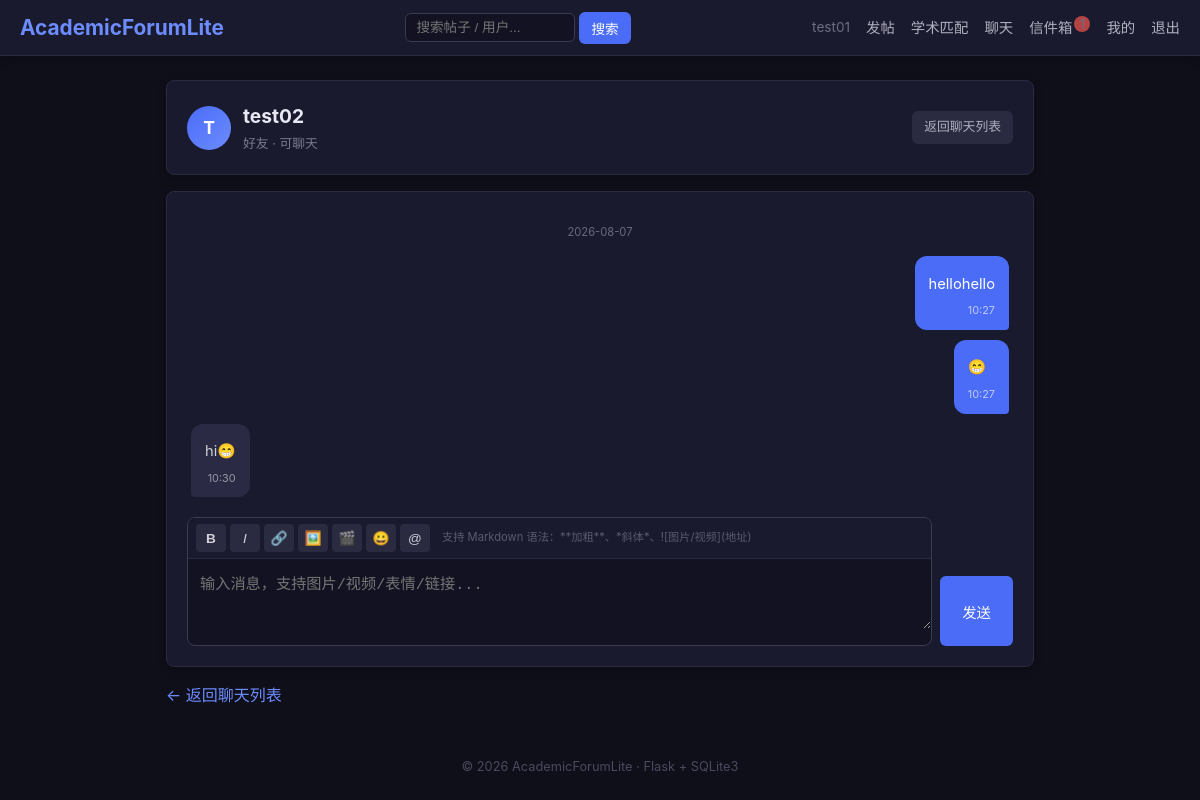
/chat/2 (signed in), run on the app's committed database.
### tables this page shows
CREATE TABLE user (
            id          INTEGER PRIMARY KEY AUTOINCREMENT,
            username    TEXT    NOT NULL UNIQUE,
            password    TEXT    NOT NULL,
            create_time TEXT    NOT NULL
        , avatar TEXT NOT NULL DEFAULT '', bio TEXT NOT NULL DEFAULT '', learning_interest TEXT NOT NULL DEFAULT '');

CREATE TABLE message (
            id          INTEGER PRIMARY KEY AUTOINCREMENT,
            msg_type    TEXT    NOT NULL DEFAULT 'private',  -- private=私信 / system=系统通知
            sender_id   INTEGER,
            receiver_id INTEGER NOT NULL,
            content     TEXT    NOT NULL,
            link        TEXT    NOT NULL DEFAULT '',
            is_read     INTEGER NOT NULL DEFAULT 0,
            create_time TEXT    NOT NULL,
            FOREIGN KEY (sender_id)   REFERENCES user(id),
            FOREIGN KEY (receiver_id) REFERENCES user(id)
        );

### app.py (the view)
@app.route("/chat/<int:user_id>")
@login_required
def chat_detail(user_id):
    db = get_db()
    other = db.execute(
        "SELECT id, username, avatar, bio FROM user WHERE id = ?", (user_id,)
    ).fetchone()
    if other is None:
        flash("用户不存在", "danger")
        return redirect(url_for("chat"))
    is_friend = _are_friends(db, session["user_id"], user_id)
    msgs = db.execute("""
        SELECT m.*, u.username AS sender_name
        FROM message m
        LEFT JOIN user u ON m.sender_id = u.id
        WHERE ((m.sender_id = ? AND m.receiver_id = ?)
               OR (m.sender_id = ? AND m.receiver_id = ?))
          AND m.msg_type = 'private'
        ORDER BY m.create_time ASC, m.id ASC
    """, (session["user_id"], user_id, user_id, session["user_id"])).fetchall()
    db.execute(
        "UPDATE message SET is_read = 1 "
        "WHERE receiver_id = ? AND sender_id = ? AND msg_type = 'private'",
        (session["user_id"], user_id)
    )
    db.commit()
    return render_template(
        "chat_detail.html", other=other, msgs=msgs,
        is_friend=is_friend, my_id=session["user_id"]
    )

### app.py (called while the page is built)
def get_db() -> sqlite3.Connection:
    if "db" not in g:
        g.db = sqlite3.connect(DB_PATH)
        g.db.row_factory = sqlite3.Row
        g.db.execute("PRAGMA foreign_keys = ON")  # 开启外键级联
    return g.db

@app.context_processor
def inject_now():
    return {"now": datetime.now}

@app.context_processor
def inject_unread():
    if "user_id" not in session:
        return {"unread_count": 0}
    db = get_db()
    row = db.execute(
        "SELECT COUNT(*) AS c FROM message WHERE receiver_id = ? AND is_read = 0",
        (session["user_id"],)
    ).fetchone()
    return {"unread_count": row["c"] if row else 0}

def login_required(f):
    from functools import wraps
    @wraps(f)
    def decorated_function(*args, **kwargs):
        if "user_id" not in session:
            flash("请先登录", "warning")
            return redirect(url_for("index"))
        return f(*args, **kwargs)
    return decorated_function

def _are_friends(db, uid_a: int, uid_b: int) -> bool:
    return db.execute(
        "SELECT id FROM friend WHERE user_id = ? AND friend_id = ?",
        (uid_a, uid_b)
    ).fetchone() is not None

### templates/chat_detail.html (shortened to what this page needs)
{% extends "base.html" %}
{% from "_editor.html" import editor %}
{% block content %}
    <div class="card">
        <div class="chat-header">
            <a href="{{ url_for('profile', user_id=other.id) }}">
                <span class="avatar-circle" style="width:44px;height:44px;font-size:1.1rem;">{{ other.username[:1].upper() }}</span>
            </a>
            <div style="flex:1;">
                <h2 style="margin-bottom:2px;">
                    <a href="{{ url_for('profile', user_id=other.id) }}" style="color:#e8e8f4;">{{ other.username }}</a>
                </h2>
                <div class="meta" style="margin:0;">
                    {% if is_friend %}好友 · 可聊天{% else %}非好友（仅好友之间可私信）{% endif %}
                </div>
            </div>
            <a href="{{ url_for('chat') }}" class="btn btn-cancel btn-sm">返回聊天列表</a>
        </div>
    </div>
    <div class="card">
        <div class="chat-msgs" id="chat-msgs">
            {% if msgs %}
                {% set ns = namespace(last_date='') %}
                {% for m in msgs %}
                    {% if m.create_time[:10] != ns.last_date %}
                        <div class="msg-time">{{ m.create_time[:10] }}</div>
                        {% set ns.last_date = m.create_time[:10] %}
                    {% endif %}
                    <div class="bubble {{ 'mine' if m.sender_id == my_id else 'theirs' }}">
                        <div class="md-content">{{ m.content | md | safe }}</div>
                        <div style="font-size:.68rem;opacity:.65;margin-top:4px;text-align:right;">{{ m.create_time[11:16] }}</div>
                    </div>
                {% endfor %}
            {% else %}
                <p class="empty" style="padding:24px 0;">还没有消息，打个招呼吧</p>
            {% endif %}
        </div>
        {% if is_friend %}
            <form method="POST" action="{{ url_for('chat_send', user_id=other.id) }}" class="chat-send">
                {{ editor('content', '输入消息，支持图片/视频/表情/链接...', '70px') }}
                <button type="submit" class="btn btn-primary" style="height:70px;padding:10px 22px;">发送</button>
            </form>
        {% endif %}
    </div>
    <p class="mt-2"><a href="{{ url_for('chat') }}">&larr; 返回聊天列表</a></p>
{% endblock %}

### templates/base.html (shortened to what this page needs)
<!DOCTYPE html>
<html lang="zh-CN">
<head>
</head>
<body>
<nav>
    <a href="{{ url_for('index') }}" class="brand">AcademicForumLite</a>
    <form action="{{ url_for('search') }}" method="get" class="search-form">
        <input type="text" name="q" placeholder="搜索帖子 / 用户..." value="{{ request.args.get('q','') }}">
        <button type="submit">搜索</button>
    </form>
    <div class="nav-links">
        {% if session.user_id %}
            <span>{{ session.username }}</span>
            <a href="{{ url_for('create_post') }}">发帖</a>
            <a href="{{ url_for('match') }}">学术匹配</a>
            <a href="{{ url_for('chat') }}">聊天</a>
            <a href="{{ url_for('messages') }}">信件箱{% if unread_count %}<span class="badge">{{ unread_count }}</span>{% endif %}</a>
            <a href="{{ url_for('profile', user_id=session.user_id) }}">我的</a>
            <a href="{{ url_for('logout') }}">退出</a>
        {% else %}
            <a href="{{ url_for('login') }}">登录</a>
            <a href="{{ url_for('register') }}">注册</a>
        {% endif %}
    </div>
</nav>
<div class="container">
    {% block content %}{% endblock %}
</div>
<footer>&copy; {{ now().year }} AcademicForumLite · Flask + SQLite3</footer>
</body>
</html>

### templates/base.html (style rules this page uses)
* { margin: 0; padding: 0; box-sizing: border-box; }
body { font-family: -apple-system, BlinkMacSystemFont, "Segoe UI", Roboto, "Helvetica Neue", Arial, sans-serif; background: #0f0f1a; color: #d0d0d8; line-height: 1.6; min-height: 100vh; }
a { color: #6c8cff; text-decoration: none; }
nav { background: #1a1a2e; color: #e0e0e8; padding: 0 20px; display: flex; align-items: center; justify-content: space-between; height: 56px; box-shadow: 0 2px 8px rgba(0,0,0,.4); border-bottom: 1px solid #2a2a40; }
nav .brand { font-size: 1.3rem; font-weight: 700; color: #6c8cff; }
nav .nav-links { display: flex; gap: 16px; align-items: center; }
nav .nav-links a { color: #b0b0c0; font-size: .9rem; transition: color .2s; }
nav .nav-links span { font-size: .85rem; opacity: .75; color: #8888a0; }
.container { max-width: 900px; margin: 0 auto; padding: 24px 16px; }
.card { background: #1a1a2e; border-radius: 8px; padding: 20px; margin-bottom: 16px; box-shadow: 0 2px 8px rgba(0,0,0,.3); border: 1px solid #2a2a40; }
.card h2 { margin-bottom: 8px; font-size: 1.2rem; color: #e8e8f0; }
.card .meta { font-size: .8rem; color: #7a7a90; margin-bottom: 10px; }
.btn { display: inline-block; padding: 10px 20px; border: none; border-radius: 6px; font-size: .9rem; cursor: pointer; transition: opacity .2s, background .2s; }
.btn-primary { background: #4a6cf7; color: #fff; }
.btn-cancel { background: #2a2a40; color: #b0b0c0; margin-left: 8px; }
.btn-sm { padding: 6px 12px; font-size: .8rem; }
.mt-2 { margin-top: 12px; }
.avatar-circle { display: inline-flex; width: 64px; height: 64px; border-radius: 50%; background: linear-gradient(135deg, #4a6cf7, #6c8cff); color: #fff; font-size: 1.6rem; font-weight: 700; align-items: center; justify-content: center; user-select: none; }
footer { text-align: center; padding: 24px; color: #4a4a60; font-size: .8rem; }
.search-form { display: flex; gap: 4px; align-items: center; }
.search-form input { background: #121222; border: 1px solid #3a3a50; color: #d0d0d8; border-radius: 6px; padding: 6px 10px; font-size: .85rem; width: 170px; outline: none; }
.search-form button { background: #4a6cf7; color: #fff; border: none; border-radius: 6px; padding: 6px 12px; font-size: .85rem; cursor: pointer; }
.badge { display: inline-block; min-width: 16px; padding: 0 5px; background: #e5534b; color: #fff; font-size: .7rem; line-height: 16px; text-align: center; border-radius: 8px; margin-left: 2px; vertical-align: top; }
.md-content { line-height: 1.8; font-size: .95rem; color: #c8c8d4; }
.md-content p { margin: .5em 0; }

### templates/chat_detail.html (style rules this page uses)
.chat-header { display:flex; align-items:center; gap:12px; }
.chat-msgs { max-height: 52vh; overflow-y: auto; padding: 8px 4px; display: flex; flex-direction: column; gap: 10px; }
.bubble { max-width: 78%; padding: 10px 14px; border-radius: 12px; font-size: .92rem; line-height: 1.7; word-break: break-word; }
.bubble.mine { align-self: flex-end; background: #4a6cf7; color: #fff; border-bottom-right-radius: 4px; }
.bubble.theirs { align-self: flex-start; background: #2a2a44; color: #d0d0d8; border-bottom-left-radius: 4px; }
.bubble .md-content { font-size: .92rem; color: inherit; }
.bubble .md-content p { margin: .3em 0; }
.msg-time { font-size: .7rem; color: #6a6a80; text-align:center; margin: 4px 0; }
.chat-send { display:flex; gap:8px; align-items:flex-end; margin-top: 12px; }

### data on the page
user: username "test01"
user: username "T", username "test02"
message: create_time "2026-08-07", content|md "hellohello", create_time "10:27"
message: content|md "😁", create_time "10:27"
message: content|md "hi😁", create_time "10:30"

### other printed values
{{ unread_count }} "1"
